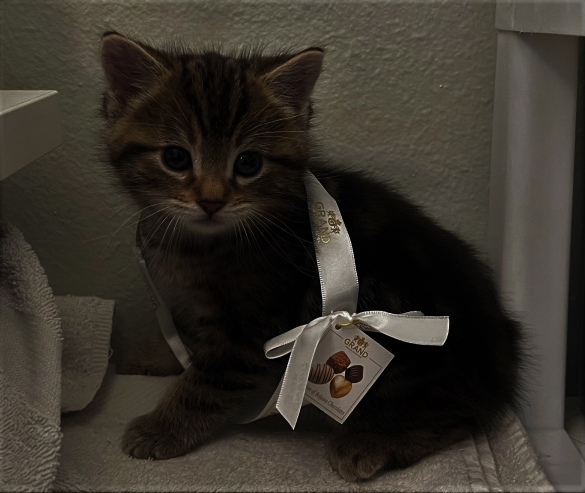
#> input picture Week 11/Code-Week#11/images/badQuality.jpg, 1170 x 985 px, found by its file name (shown at 1/2 size)
$ python '2. Histogram Equalization.py'
#> lines starting #> are read from the running program, lines starting #| are printed output that depends on the picture
import cv2 as cv
import numpy as np
import os
import matplotlib.pyplot as plt


def histogramEqualization():
    '''
        histogram equalization
        normalizes histogram by stretching out the range of
        values to fill up the full range of values 0-255

        good for images that are too dark or too bright
        to improve contrast

        cdf graph
        linear - means equally distributed
        slow rise, then fast rise - high values more likely
        fast rise, then slow rise - low values more likely

        CLAHE - contrast limiting adaptive equalization
            1. The image is divided into small tiles or blocks.
            2. A histogram is calculated for each tile.
            3. If any histogram bin is above the specified clipLimit, those excess pixels are clipped and the contrast of that tile is limited.
            4. The clipped excess is redistributed uniformly to other bins before applying the histogram equalization.
            5. Histogram equalization is applied to each tile.
            6. The final image is obtained by interpolating the equalized tiles.
    '''
    root = os.getcwd()
    imgPath = os.path.join(root,'images\\badQuality.jpg')
    img = cv.imread(imgPath,cv.IMREAD_GRAYSCALE)
#> img: shape (985, 1170); min 0, max 255, mean 49.3
    # img = img[35:507,148:687]
    hist = cv.calcHist([img], [0], None, [256], [0, 256])
#> hist = 256 values, max 34785 at index 2, min 1 at index 250, mean 4501.8
    cdf = hist.cumsum()
#> cdf = 256 values from 15208 to 1152450
    cdfNorm = cdf * float(hist.max()) / cdf.max()
#> cdfNorm = 256 values from 459 to 34785

    plt.figure()
    plt.subplot(231)
    plt.imshow(img,cmap='gray')
    plt.subplot(234)
    plt.plot(hist)
    plt.plot(cdfNorm, color = 'b')
    plt.xlabel("pixel intensity")
    plt.ylabel("# of pixels")

    # Equalize
    equImg = cv.equalizeHist(img)
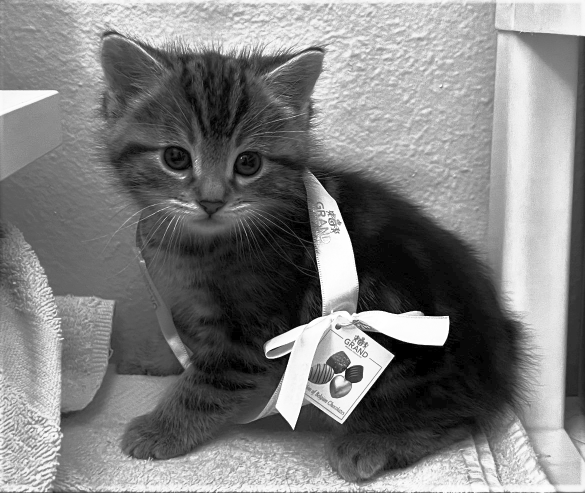
#> equImg: shape (985, 1170) (shown at 1/2 size); min 0, max 255, mean 127.3
    equHist = cv.calcHist([equImg], [0], None, [256], [0, 256])
#> equHist = 256 values, max 34785 at index 15, min 0 at index 1, mean 4501.8
    equCdf = equHist.cumsum()
#> equCdf = 256 values from 15208 to 1152450
    equCdfNorm = equCdf * float(equHist.max()) / equCdf.max()
#> equCdfNorm = 256 values from 459 to 34785
    plt.subplot(232)
    plt.imshow(equImg,cmap='gray')
    plt.subplot(235)
    plt.plot(equHist)
    plt.plot(equCdfNorm, color = 'b')
    plt.xlabel("pixel intensity")
    plt.ylabel("# of pixels")


    #CLAHE
    claheObj = cv.createCLAHE(clipLimit=5,tileGridSize=(8,8))
    claheImg = claheObj.apply(img)
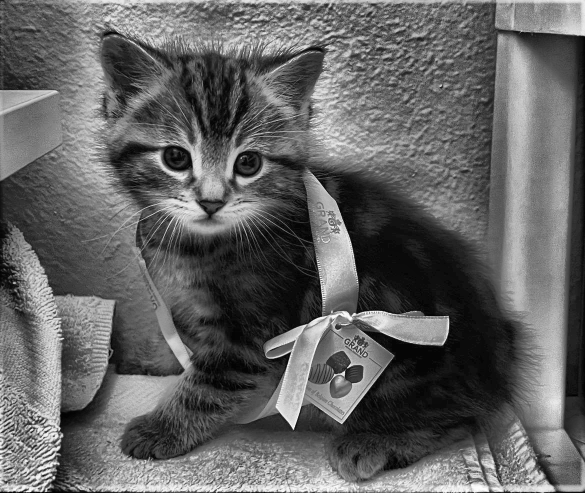
#> claheImg: shape (985, 1170) (shown at 1/2 size); min 0, max 255, mean 99.2
    claheHist = cv.calcHist([claheImg], [0], None, [256], [0, 256])
#> claheHist = 256 values, max 16487 at index 11, min 8 at index 0, mean 4501.8
    claheCdf = claheHist.cumsum()
#> claheCdf = 256 values from 8 to 1152450
    claheCdfNorm = claheCdf * float(claheHist.max()) / claheCdf.max()
#> claheCdfNorm = 256 values from 0.114 to 16487
    plt.subplot(233)
    plt.imshow(claheImg,cmap='gray')
    plt.subplot(236)
    plt.plot(claheHist)
    plt.plot(claheCdfNorm, color = 'b')
    plt.xlabel("pixel intensity")
    plt.ylabel("# of pixels")

    plt.show()
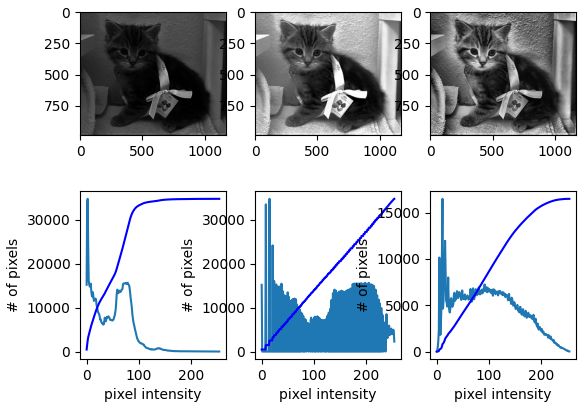
#> figure drawn by matplotlib, 6 panels; panel 2: curve peaks at x = 2, y = 34785; panel 2: curve peaks at x = 255, y = 34785; panel 4: curve peaks at x = 15, y = 34785; panel 4: curve peaks at x = 255, y = 34785

if __name__ == '__main__':
    histogramEqualization()
